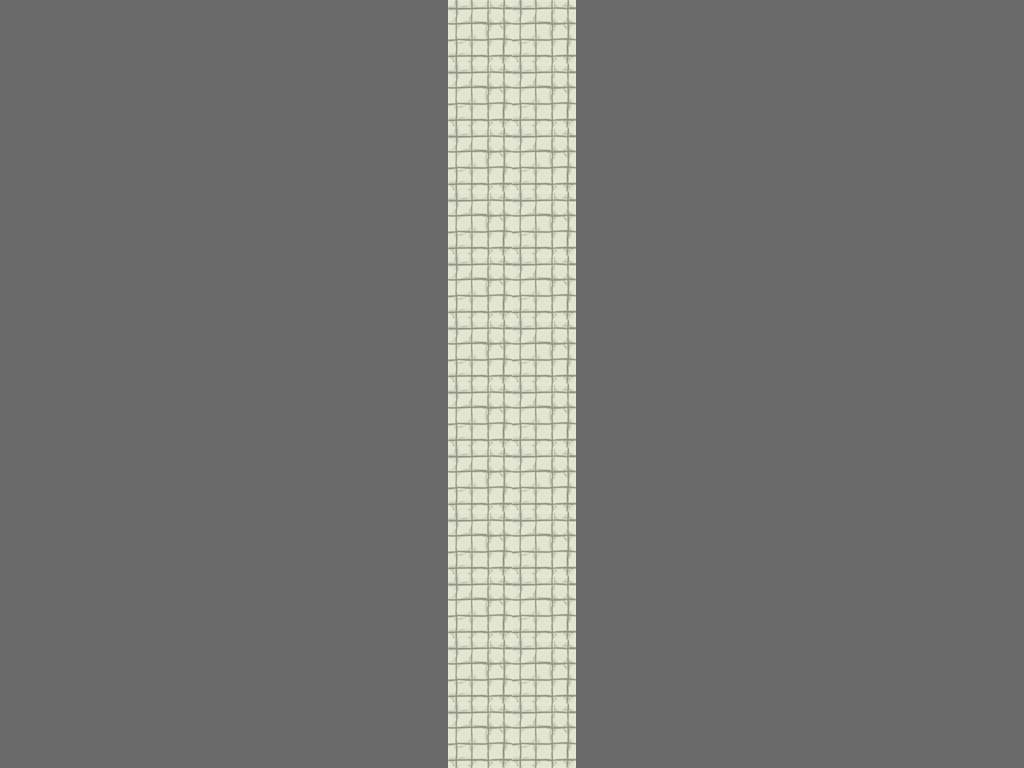

Below is a game level as drawn by its tile map, then a one-line description and the .tmx file that defines it, in full:
An orthogonal 16x12 tile map with 64x64 px tiles, 1 tile layer (Tiles) and 2 objects (2x Door).

<map version="1.0" orientation="orthogonal" width="16" height="12" tilewidth="64" tileheight="64">
 <tileset firstgid="1" name="tileset" tilewidth="64" tileheight="64">
  <image source="../TileSets/tileset.png" width="384" height="192" />
  <tile id="0">
   <properties>
    <property name="walkCost" value="100" />
   </properties>
  </tile>
  <tile id="1">
   <properties>
    <property name="walkCost" value="100" />
   </properties>
  </tile>
  <tile id="6">
   <properties>
    <property name="walkCost" value="100" />
   </properties>
  </tile>
 </tileset>
 <layer name="Tiles" width="16" height="12">
  <data>
   <tile gid="8" />
   <tile gid="8" />
   <tile gid="8" />
   <tile gid="8" />
   <tile gid="8" />
   <tile gid="8" />
   <tile gid="8" />
   <tile gid="1" />
   <tile gid="1" />
   <tile gid="8" />
   <tile gid="8" />
   <tile gid="8" />
   <tile gid="8" />
   <tile gid="8" />
   <tile gid="8" />
   <tile gid="8" />
   <tile gid="8" />
   <tile gid="8" />
   <tile gid="8" />
   <tile gid="8" />
   <tile gid="8" />
   <tile gid="8" />
   <tile gid="8" />
   <tile gid="1" />
   <tile gid="1" />
   <tile gid="8" />
   <tile gid="8" />
   <tile gid="8" />
   <tile gid="8" />
   <tile gid="8" />
   <tile gid="8" />
   <tile gid="8" />
   <tile gid="8" />
   <tile gid="8" />
   <tile gid="8" />
   <tile gid="8" />
   <tile gid="8" />
   <tile gid="8" />
   <tile gid="8" />
   <tile gid="1" />
   <tile gid="1" />
   <tile gid="8" />
   <tile gid="8" />
   <tile gid="8" />
   <tile gid="8" />
   <tile gid="8" />
   <tile gid="8" />
   <tile gid="8" />
   <tile gid="8" />
   <tile gid="8" />
   <tile gid="8" />
   <tile gid="8" />
   <tile gid="8" />
   <tile gid="8" />
   <tile gid="8" />
   <tile gid="1" />
   <tile gid="1" />
   <tile gid="8" />
   <tile gid="8" />
   <tile gid="8" />
   <tile gid="8" />
   <tile gid="8" />
   <tile gid="8" />
   <tile gid="8" />
   <tile gid="8" />
   <tile gid="8" />
   <tile gid="8" />
   <tile gid="8" />
   <tile gid="8" />
   <tile gid="8" />
   <tile gid="8" />
   <tile gid="1" />
   <tile gid="1" />
   <tile gid="8" />
   <tile gid="8" />
   <tile gid="8" />
   <tile gid="8" />
   <tile gid="8" />
   <tile gid="8" />
   <tile gid="8" />
   <tile gid="8" />
   <tile gid="8" />
   <tile gid="8" />
   <tile gid="8" />
   <tile gid="8" />
   <tile gid="8" />
   <tile gid="8" />
   <tile gid="1" />
   <tile gid="1" />
   <tile gid="8" />
   <tile gid="8" />
   <tile gid="8" />
   <tile gid="8" />
   <tile gid="8" />
   <tile gid="8" />
   <tile gid="8" />
   <tile gid="8" />
   <tile gid="8" />
   <tile gid="8" />
   <tile gid="8" />
   <tile gid="8" />
   <tile gid="8" />
   <tile gid="8" />
   <tile gid="1" />
   <tile gid="1" />
   <tile gid="8" />
   <tile gid="8" />
   <tile gid="8" />
   <tile gid="8" />
   <tile gid="8" />
   <tile gid="8" />
   <tile gid="8" />
   <tile gid="8" />
   <tile gid="8" />
   <tile gid="8" />
   <tile gid="8" />
   <tile gid="8" />
   <tile gid="8" />
   <tile gid="8" />
   <tile gid="1" />
   <tile gid="1" />
   <tile gid="8" />
   <tile gid="8" />
   <tile gid="8" />
   <tile gid="8" />
   <tile gid="8" />
   <tile gid="8" />
   <tile gid="8" />
   <tile gid="8" />
   <tile gid="8" />
   <tile gid="8" />
   <tile gid="8" />
   <tile gid="8" />
   <tile gid="8" />
   <tile gid="8" />
   <tile gid="1" />
   <tile gid="1" />
   <tile gid="8" />
   <tile gid="8" />
   <tile gid="8" />
   <tile gid="8" />
   <tile gid="8" />
   <tile gid="8" />
   <tile gid="8" />
   <tile gid="8" />
   <tile gid="8" />
   <tile gid="8" />
   <tile gid="8" />
   <tile gid="8" />
   <tile gid="8" />
   <tile gid="8" />
   <tile gid="1" />
   <tile gid="1" />
   <tile gid="8" />
   <tile gid="8" />
   <tile gid="8" />
   <tile gid="8" />
   <tile gid="8" />
   <tile gid="8" />
   <tile gid="8" />
   <tile gid="8" />
   <tile gid="8" />
   <tile gid="8" />
   <tile gid="8" />
   <tile gid="8" />
   <tile gid="8" />
   <tile gid="8" />
   <tile gid="1" />
   <tile gid="1" />
   <tile gid="8" />
   <tile gid="8" />
   <tile gid="8" />
   <tile gid="8" />
   <tile gid="8" />
   <tile gid="8" />
   <tile gid="8" />
   <tile gid="8" />
   <tile gid="8" />
   <tile gid="8" />
   <tile gid="8" />
   <tile gid="8" />
   <tile gid="8" />
   <tile gid="8" />
   <tile gid="1" />
   <tile gid="1" />
   <tile gid="8" />
   <tile gid="8" />
   <tile gid="8" />
   <tile gid="8" />
   <tile gid="8" />
   <tile gid="8" />
   <tile gid="8" />
  </data>
 </layer>
 <objectgroup name="Objects" width="16" height="12">
  <object name="DoorYellow" type="Door" x="480" y="696" width="64" height="64">
   <properties>
    <property name="direction" value="down" />
    <property name="locked" value="0" />
   </properties>
  </object>
  <object name="DoorYellow" type="Door" x="487" y="7" width="64" height="64">
   <properties>
    <property name="direction" value="up" />
    <property name="locked" value="0" />
   </properties>
  </object>
 </objectgroup>
</map>
